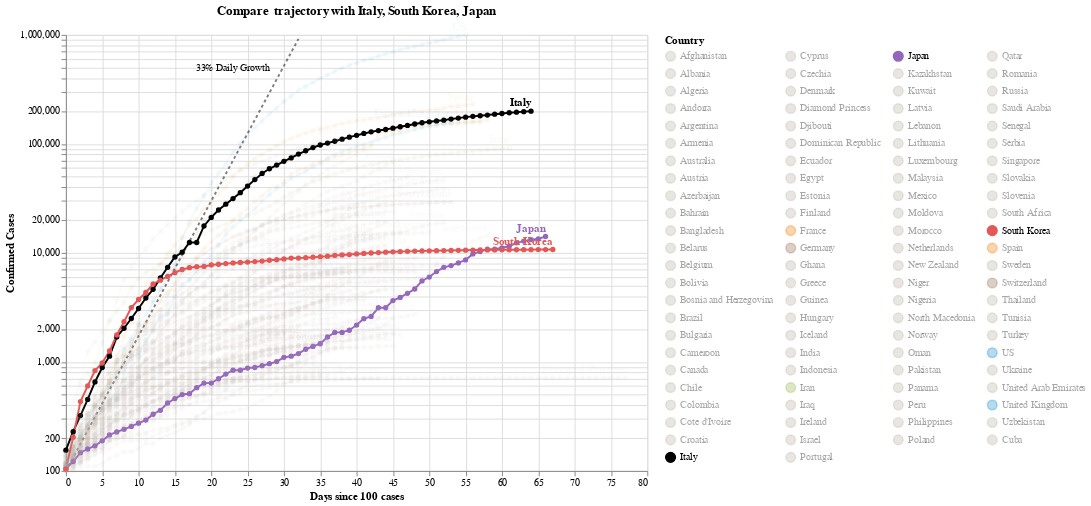

This figure's notebook cell:
### Code cell
#hide_input
chart = make_since_chart()
chart

### Figure 1 — Vega-Lite specification as saved in the notebook (floating-point values rounded to 4 significant figures; data arrays with more than 128 entries replaced by an {"elided": "..."} marker saying what was removed)
{"config": {"view": {"continuousWidth": 400, "continuousHeight": 300}}, "layer": [{"mark": {"type": "line", "color": "black", "opacity": 0.5, "strokeDash": [3, 3]}, "encoding": {"x": {"type": "quantitative", "field": "Days since 100 cases"}, "y": {"type": "quantitative", "field": "Confirmed Cases"}}}, {"mark": {"type": "text", "align": "right", "dx": -30, "dy": 30, "fontSize": 10, "text": "33% Daily Growth"}, "encoding": {"x": {"type": "quantitative", "field": "Days since 100 cases"}, "y": {"type": "quantitative", "field": "Confirmed Cases"}}, "transform": [{"filter": "(datum['Days since 100 cases'] >= 32)"}]}, {"data": {"name": "data-403ebc0b5c386adff384d94fc27a1ced"}, "mark": {"type": "line", "point": true}, "encoding": {"color": {"type": "nominal", "field": "Country", "legend": {"columns": 4, "symbolLimit": 94}, "scale": {"domain": ["Afghanistan", "Albania", "Algeria", "Andorra", "Argentina", "Armenia", "Australia", "Austria", "Azerbaijan", "Bahrain", "Bangladesh", "Belarus", "Belgium", "Bolivia", "Bosnia and Herzegovina", "Brazil", "Bulgaria", "Cameroon", "Canada", "Chile", "Colombia", "Cote d'Ivoire", "Croatia", "Cuba", "Cyprus", "Czechia", "Denmark", "Diamond Princess", "Djibouti", "Dominican Republic", "Ecuador", "Egypt", "Estonia", "Finland", "France", "Germany", "Ghana", "Greece", "Guinea", "Hungary", "Iceland", "India", "Indonesia", "Iran", "Iraq", "Ireland", "Israel", "Italy", "Japan", "Kazakhstan", "Kuwait", "Latvia", "Lebanon", "Lithuania", "Luxembourg", "Malaysia", "Mexico", "Moldova", "Morocco", "Netherlands", "New Zealand", "Niger", "Nigeria", "North Macedonia", "Norway", "Oman", "Pakistan", "Panama", "Peru", "Philippines", "Poland", "Portugal", "Qatar", "Romania", "Russia", "Saudi Arabia", "Senegal", "Serbia", "Singapore", "Slovakia", "Slovenia", "South Africa", "South Korea", "Spain", "Sweden", "Switzerland", "Thailand", "Tunisia", "Turkey", "US", "Ukraine", "United Arab Emirates", "United Kingdom", "Uzbekistan"], "range": ["#C1B7AD", "#C1B7AD", "#C1B7AD", "#C1B7AD", "#C1B7AD", "#C1B7AD", "#C1B7AD", "#C1B7AD", "#C1B7AD", "#C1B7AD", "#C1B7AD", "#C1B7AD", "#C1B7AD", "#C1B7AD", "#C1B7AD", "#C1B7AD", "#C1B7AD", "#C1B7AD", "#C1B7AD", "#C1B7AD", "#C1B7AD", "#C1B7AD", "#C1B7AD", "#C1B7AD", "#C1B7AD", "#C1B7AD", "#C1B7AD", "#C1B7AD", "#C1B7AD", "#C1B7AD", "#C1B7AD", "#C1B7AD", "#C1B7AD", "#C1B7AD", "#F58518", "#9D755D", "#C1B7AD", "#C1B7AD", "#C1B7AD", "#C1B7AD", "#C1B7AD", "#C1B7AD", "#C1B7AD", "#A1BA59", "#C1B7AD", "#C1B7AD", "#C1B7AD", "black", "#9467bd", "#C1B7AD", "#C1B7AD", "#C1B7AD", "#C1B7AD", "#C1B7AD", "#C1B7AD", "#C1B7AD", "#C1B7AD", "#C1B7AD", "#C1B7AD", "#C1B7AD", "#C1B7AD", "#C1B7AD", "#C1B7AD", "#C1B7AD", "#C1B7AD", "#C1B7AD", "#C1B7AD", "#C1B7AD", "#C1B7AD", "#C1B7AD", "#C1B7AD", "#C1B7AD", "#C1B7AD", "#C1B7AD", "#C1B7AD", "#C1B7AD", "#C1B7AD", "#C1B7AD", "#C1B7AD", "#C1B7AD", "#C1B7AD", "#C1B7AD", "#E45756", "#F58518", "#C1B7AD", "#9D755D", "#C1B7AD", "#C1B7AD", "#C1B7AD", "#2495D3", "#C1B7AD", "#C1B7AD", "#2495D3", "#C1B7AD"]}}, "opacity": {"condition": {"value": 1, "selection": "selector001"}, "value": 0.05}, "tooltip": [{"type": "nominal", "field": "Country"}, {"type": "temporal", "field": "Date"}, {"type": "quantitative", "field": "Confirmed Cases"}, {"type": "quantitative", "field": "Days since 100 cases"}], "x": {"type": "quantitative", "field": "Days since 100 cases"}, "y": {"type": "quantitative", "field": "Confirmed Cases", "scale": {"type": "log"}}}, "height": 450, "selection": {"selector001": {"type": "multi", "fields": ["Country"], "bind": "legend", "init": [{"Country": "Italy"}, {"Country": "South Korea"}, {"Country": "Japan"}]}}, "width": 600}, {"data": {"name": "data-403ebc0b5c386adff384d94fc27a1ced"}, "mark": {"type": "text", "align": "right", "dy": -8, "fontWeight": "bold"}, "encoding": {"color": {"type": "nominal", "field": "Country", "legend": {"columns": 4, "symbolLimit": 94}, "scale": {"domain": ["Afghanistan", "Albania", "Algeria", "Andorra", "Argentina", "Armenia", "Australia", "Austria", "Azerbaijan", "Bahrain", "Bangladesh", "Belarus", "Belgium", "Bolivia", "Bosnia and Herzegovina", "Brazil", "Bulgaria", "Cameroon", "Canada", "Chile", "Colombia", "Cote d'Ivoire", "Croatia", "Cuba", "Cyprus", "Czechia", "Denmark", "Diamond Princess", "Djibouti", "Dominican Republic", "Ecuador", "Egypt", "Estonia", "Finland", "France", "Germany", "Ghana", "Greece", "Guinea", "Hungary", "Iceland", "India", "Indonesia", "Iran", "Iraq", "Ireland", "Israel", "Italy", "Japan", "Kazakhstan", "Kuwait", "Latvia", "Lebanon", "Lithuania", "Luxembourg", "Malaysia", "Mexico", "Moldova", "Morocco", "Netherlands", "New Zealand", "Niger", "Nigeria", "North Macedonia", "Norway", "Oman", "Pakistan", "Panama", "Peru", "Philippines", "Poland", "Portugal", "Qatar", "Romania", "Russia", "Saudi Arabia", "Senegal", "Serbia", "Singapore", "Slovakia", "Slovenia", "South Africa", "South Korea", "Spain", "Sweden", "Switzerland", "Thailand", "Tunisia", "Turkey", "US", "Ukraine", "United Arab Emirates", "United Kingdom", "Uzbekistan"], "range": ["#C1B7AD", "#C1B7AD", "#C1B7AD", "#C1B7AD", "#C1B7AD", "#C1B7AD", "#C1B7AD", "#C1B7AD", "#C1B7AD", "#C1B7AD", "#C1B7AD", "#C1B7AD", "#C1B7AD", "#C1B7AD", "#C1B7AD", "#C1B7AD", "#C1B7AD", "#C1B7AD", "#C1B7AD", "#C1B7AD", "#C1B7AD", "#C1B7AD", "#C1B7AD", "#C1B7AD", "#C1B7AD", "#C1B7AD", "#C1B7AD", "#C1B7AD", "#C1B7AD", "#C1B7AD", "#C1B7AD", "#C1B7AD", "#C1B7AD", "#C1B7AD", "#F58518", "#9D755D", "#C1B7AD", "#C1B7AD", "#C1B7AD", "#C1B7AD", "#C1B7AD", "#C1B7AD", "#C1B7AD", "#A1BA59", "#C1B7AD", "#C1B7AD", "#C1B7AD", "black", "#9467bd", "#C1B7AD", "#C1B7AD", "#C1B7AD", "#C1B7AD", "#C1B7AD", "#C1B7AD", "#C1B7AD", "#C1B7AD", "#C1B7AD", "#C1B7AD", "#C1B7AD", "#C1B7AD", "#C1B7AD", "#C1B7AD", "#C1B7AD", "#C1B7AD", "#C1B7AD", "#C1B7AD", "#C1B7AD", "#C1B7AD", "#C1B7AD", "#C1B7AD", "#C1B7AD", "#C1B7AD", "#C1B7AD", "#C1B7AD", "#C1B7AD", "#C1B7AD", "#C1B7AD", "#C1B7AD", "#C1B7AD", "#C1B7AD", "#C1B7AD", "#E45756", "#F58518", "#C1B7AD", "#9D755D", "#C1B7AD", "#C1B7AD", "#C1B7AD", "#2495D3", "#C1B7AD", "#C1B7AD", "#2495D3", "#C1B7AD"]}}, "opacity": {"condition": {"value": 1, "selection": "selector001"}, "value": 0.05}, "text": {"type": "nominal", "field": "Country"}, "tooltip": [{"type": "nominal", "field": "Country"}, {"type": "temporal", "field": "Date"}, {"type": "quantitative", "field": "Confirmed Cases"}, {"type": "quantitative", "field": "Days since 100 cases"}], "x": {"type": "quantitative", "field": "Days since 100 cases"}, "y": {"type": "quantitative", "field": "Confirmed Cases", "scale": {"type": "log"}}}, "height": 450, "transform": [{"filter": "(datum['Date'] >= 1587945600000)"}], "width": 600}], "data": {"name": "data-63b6235af8d9f3b4310b3dfc5ee2914a"}, "title": "Compare  trajectory with Italy, South Korea, Japan", "$schema": "https://vega.github.io/schema/vega-lite/v4.8.1.json", "datasets": {"data-63b6235af8d9f3b4310b3dfc5ee2914a": [{"Days since 100 cases": 0, "Confirmed Cases": 100.0}, {"Days since 100 cases": 1, "Confirmed Cases": 133.0}, {"Days since 100 cases": 2, "Confirmed Cases": 176.9}, {"Days since 100 cases": 3, "Confirmed Cases": 235.3}, {"Days since 100 cases": 4, "Confirmed Cases": 312.9}, {"Days since 100 cases": 5, "Confirmed Cases": 416.2}, {"Days since 100 cases": 6, "Confirmed Cases": 553.5}, {"Days since 100 cases": 7, "Confirmed Cases": 736.1}, {"Days since 100 cases": 8, "Confirmed Cases": 979.1}, {"Days since 100 cases": 9, "Confirmed Cases": 1302.0}, {"Days since 100 cases": 10, "Confirmed Cases": 1732.0}, {"Days since 100 cases": 11, "Confirmed Cases": 2303.0}, {"Days since 100 cases": 12, "Confirmed Cases": 3064.0}, {"Days since 100 cases": 13, "Confirmed Cases": 4074.0}, {"Days since 100 cases": 14, "Confirmed Cases": 5419.0}, {"Days since 100 cases": 15, "Confirmed Cases": 7207.0}, {"Days since 100 cases": 16, "Confirmed Cases": 9586.0}, {"Days since 100 cases": 17, "Confirmed Cases": 12750.0}, {"Days since 100 cases": 18, "Confirmed Cases": 16960.0}, {"Days since 100 cases": 19, "Confirmed Cases": 22550.0}, {"Days since 100 cases": 20, "Confirmed Cases": 29990.0}, {"Days since 100 cases": 21, "Confirmed Cases": 39890.0}, {"Days since 100 cases": 22, "Confirmed Cases": 53060.0}, {"Days since 100 cases": 23, "Confirmed Cases": 70560.0}, {"Days since 100 cases": 24, "Confirmed Cases": 93850.0}, {"Days since 100 cases": 25, "Confirmed Cases": 124800.0}, {"Days since 100 cases": 26, "Confirmed Cases": 166000.0}, {"Days since 100 cases": 27, "Confirmed Cases": 220800.0}, {"Days since 100 cases": 28, "Confirmed Cases": 293700.0}, {"Days since 100 cases": 29, "Confirmed Cases": 390600.0}, {"Days since 100 cases": 30, "Confirmed Cases": 519500.0}, {"Days since 100 cases": 31, "Confirmed Cases": 690900.0}, {"Days since 100 cases": 32, "Confirmed Cases": 918900.0}], "data-403ebc0b5c386adff384d94fc27a1ced": {"elided": "4032 records"}}}
